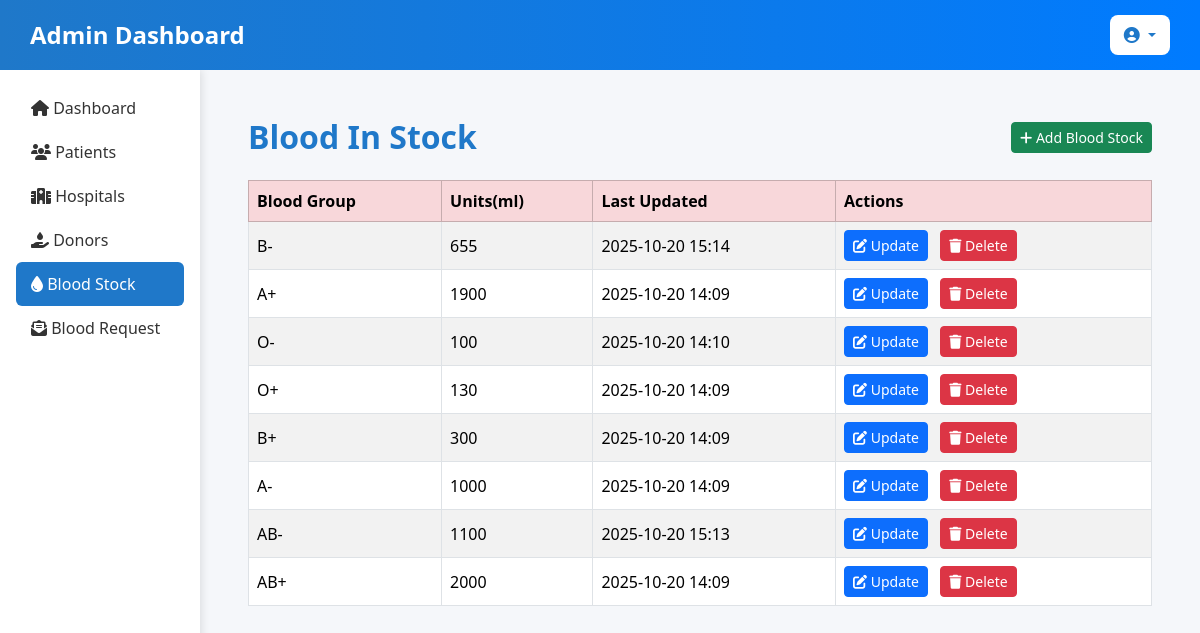
Screenshot of /bloodstock/ with the database file from the repository.
### blood_bank_app/models.py (models this page shows, shortened)
class BloodStock(models.Model):
    BLOOD_GROUPS = BLOOD_GROUP_CHOICES
    blood_group = models.CharField(max_length=3, choices=BLOOD_GROUPS, unique=True)
    units = models.PositiveIntegerField(default=0)
    last_updated = models.DateTimeField(auto_now=True)

### blood_bank_app/views.py (the view)
# urls.py: path('bloodstock/', views.blood_stock_list, name='blood_stock_list'),
def blood_stock_list(request):
    stocks = BloodStock.objects.all()
    return render(request, 'admin/blood_stock_list.html', {'stocks': stocks})

### blood_bank_app/templates/admin/blood_stock_list.html (shortened to what this page needs)
<!DOCTYPE html>
<html lang="en">
<head>
    <link rel="stylesheet" href="https://cdnjs.cloudflare.com/ajax/libs/font-awesome/6.4.2/css/all.min.css">
    <link href="https://cdn.jsdelivr.net/npm/bootstrap@5.3.3/dist/css/bootstrap.min.css" rel="stylesheet">
</head>
<body>
     <nav class="navbar d-flex justify-content-between align-items-center">
        <h1 class="text-white mb-0">Admin Dashboard</h1>
        <div class="dropdown">
            <button class="btn btn-light dropdown-toggle" type="button" id="adminDropdown" data-bs-toggle="dropdown" aria-expanded="false">
                <i class="fa-solid fa-user-circle"></i> {{ request.user.username }}
            </button>
        </div>
    </nav>
    <div class="container-fluid">
        <div class="row">
            <div class="col-md-2 p-3 sidebar">
                <nav class="nav flex-column">
                    <a class="nav-link" href="{% url 'dashboard' %}">
                        <i class="fa-solid fa-home"></i> Dashboard
                    </a>
                    <a class="nav-link" href="{% url 'admin_patients' %}">
                        <i class="fa-solid fa-users"></i> Patients
                    </a>
                    <a class="nav-link" href="{% url 'admin_hospitals' %}">
                        <i class="fa-solid fa-hospital"></i> Hospitals
                    </a>
                    <a class="nav-link" href="{% url 'admin_donors_list' %}">
                        <i class="fa-solid fa-hand-holding-droplet"></i> Donors
                    </a>
                    <a class="nav-link active" href="{% url 'blood_stock_list' %}">
                        <i class="fa-solid fa-droplet"></i> Blood Stock
                    </a>
                    <a class="nav-link" href="{% url 'admin_blood_request' %}">
                        <i class="fa-solid fa-envelope-open-text"></i> Blood Request
                    </a>
                </nav>
            </div>
            <div class="col-md-10 p-4">
    <div class="card-dashboard p-4">
        <div class="d-flex justify-content-between align-items-center mb-4">
            <h2 class="mb-0">Blood In Stock</h2>
            <a href="{% url 'add_blood_stock' %}" class="btn btn-success btn-sm">
                <i class="fa-solid fa-plus"></i> Add Blood Stock
            </a>
        </div>
        <div class="table-responsive">
            <table class="table table-bordered table-striped align-middle">
                <thead class="table-danger">
                    <tr>
                        <th>Blood Group</th>
                        <th>Units(ml)</th>
                        <th>Last Updated</th>
                        <th>Actions</th>
                    </tr>
                </thead>
                <tbody>
                    {% for stock in stocks %}
                    <tr>
                        <td>{{ stock.blood_group }}</td>
                        <td>{{ stock.units }}</td>
                        <td>{{ stock.last_updated|date:"Y-m-d H:i" }}</td>
                        <td>
                            <a href="{% url 'update_blood_stock' stock.id %}" class="btn btn-primary btn-sm me-2">
                                <i class="fa-solid fa-pen-to-square"></i> Update
                            </a>
                            <a href="{% url 'delete_blood_stock' stock.id %}" class="btn btn-danger btn-sm" onclick="return confirm('Are you sure you want to delete this record?')">
                                <i class="fa-solid fa-trash"></i> Delete
                            </a>
                        </td>
                    </tr>
                    {% empty %}
                    <tr>
                        <td colspan="4" class="text-center text-muted">No stock records found.</td>
                    </tr>
                    {% endfor %}
                </tbody>
            </table>
        </div>
    </div>
</div>
        </div>
    </div>
</body>
</html>

### blood_bank_app/templates/admin/blood_stock_list.html (style rules this page uses)
body { background-color: #f5f7fa; font-family: 'Segoe UI', Tahoma, Geneva, Verdana, sans-serif; }
.navbar { background: linear-gradient(90deg, #1F78C9, #007BFF); padding: 15px 30px; }
.navbar h1 { font-size: 24px; font-weight: 600; }
.dropdown .btn { background-color: #fff; color: #1F78C9; font-weight: 500; border: none; border-radius: 8px; padding: 8px 14px; }
.sidebar { min-height: 100vh; background: #fff; box-shadow: 2px 0 8px rgba(0,0,0,0.1); }
.sidebar .nav-link { color: #333; font-weight: 500; padding: 10px 15px; }
.sidebar .nav-link.active { background-color: #1F78C9; color: #fff; border-radius: 6px; }
h2 { color: #1F78C9; font-weight: 600; margin-bottom: 20px; }

### rows the page displays
BloodStock: blood_group "B-", units "655", last_updated "2025-10-20 15:14"
BloodStock: blood_group "A+", units "1900", last_updated "2025-10-20 14:09"
BloodStock: blood_group "O-", units "100", last_updated "2025-10-20 14:10"
BloodStock: blood_group "O+", units "130", last_updated "2025-10-20 14:09"
BloodStock: blood_group "B+", units "300", last_updated "2025-10-20 14:09"
BloodStock: blood_group "A-", units "1000", last_updated "2025-10-20 14:09"
BloodStock: blood_group "AB-", units "1100", last_updated "2025-10-20 15:13"
BloodStock: blood_group "AB+", units "2000", last_updated "2025-10-20 14:09"
